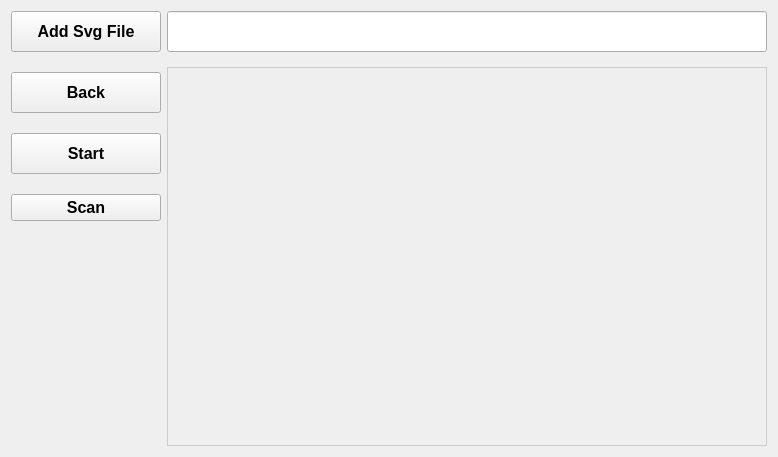
<?xml version="1.0" encoding="UTF-8"?>
<ui version="4.0">
 <class>Form</class>
 <widget class="QWidget" name="Form">
  <property name="geometry">
   <rect>
    <x>0</x>
    <y>0</y>
    <width>778</width>
    <height>457</height>
   </rect>
  </property>
  <property name="windowTitle">
   <string>CNC_UI</string>
  </property>
  <property name="styleSheet">
   <string notr="true">QLabel{
border:1px solid #cccccc;

}</string>
  </property>
  <layout class="QHBoxLayout" name="horizontalLayout">
   <item>
    <layout class="QVBoxLayout" name="verticalLayout" stretch="0,0,0,0,0">
     <property name="spacing">
      <number>20</number>
     </property>
     <item>
      <widget class="QPushButton" name="add_btn">
       <property name="minimumSize">
        <size>
         <width>150</width>
         <height>41</height>
        </size>
       </property>
       <property name="font">
        <font>
         <family>Arial</family>
         <pointsize>12</pointsize>
         <weight>75</weight>
         <bold>true</bold>
        </font>
       </property>
       <property name="text">
        <string>Add Svg File</string>
       </property>
      </widget>
     </item>
     <item>
      <widget class="QPushButton" name="back_btn">
       <property name="minimumSize">
        <size>
         <width>150</width>
         <height>41</height>
        </size>
       </property>
       <property name="font">
        <font>
         <family>Arial</family>
         <pointsize>12</pointsize>
         <weight>75</weight>
         <bold>true</bold>
        </font>
       </property>
       <property name="text">
        <string>Back</string>
       </property>
      </widget>
     </item>
     <item>
      <widget class="QPushButton" name="start_btn">
       <property name="minimumSize">
        <size>
         <width>150</width>
         <height>41</height>
        </size>
       </property>
       <property name="font">
        <font>
         <family>Arial</family>
         <pointsize>12</pointsize>
         <weight>75</weight>
         <bold>true</bold>
        </font>
       </property>
       <property name="text">
        <string>Start</string>
       </property>
      </widget>
     </item>
     <item>
      <widget class="QPushButton" name="pushButton">
       <property name="font">
        <font>
         <family>Arial</family>
         <pointsize>12</pointsize>
         <weight>75</weight>
         <bold>true</bold>
        </font>
       </property>
       <property name="text">
        <string>Scan</string>
       </property>
      </widget>
     </item>
     <item>
      <spacer name="verticalSpacer">
       <property name="orientation">
        <enum>Qt::Vertical</enum>
       </property>
       <property name="sizeHint" stdset="0">
        <size>
         <width>20</width>
         <height>128</height>
        </size>
       </property>
      </spacer>
     </item>
    </layout>
   </item>
   <item>
    <layout class="QVBoxLayout" name="verticalLayout_2">
     <property name="spacing">
      <number>15</number>
     </property>
     <item>
      <widget class="QLineEdit" name="img_path_edit">
       <property name="minimumSize">
        <size>
         <width>0</width>
         <height>41</height>
        </size>
       </property>
       <property name="font">
        <font>
         <family>Arial</family>
         <pointsize>12</pointsize>
         <weight>75</weight>
         <bold>true</bold>
        </font>
       </property>
      </widget>
     </item>
     <item>
      <widget class="QLabel" name="show_img_label">
       <property name="minimumSize">
        <size>
         <width>595</width>
         <height>377</height>
        </size>
       </property>
       <property name="font">
        <font>
         <family>Arial</family>
         <pointsize>16</pointsize>
         <weight>75</weight>
         <bold>true</bold>
        </font>
       </property>
       <property name="text">
        <string/>
       </property>
       <property name="scaledContents">
        <bool>true</bool>
       </property>
       <property name="alignment">
        <set>Qt::AlignCenter</set>
       </property>
      </widget>
     </item>
    </layout>
   </item>
  </layout>
 </widget>
 <resources/>
 <connections/>
</ui>
